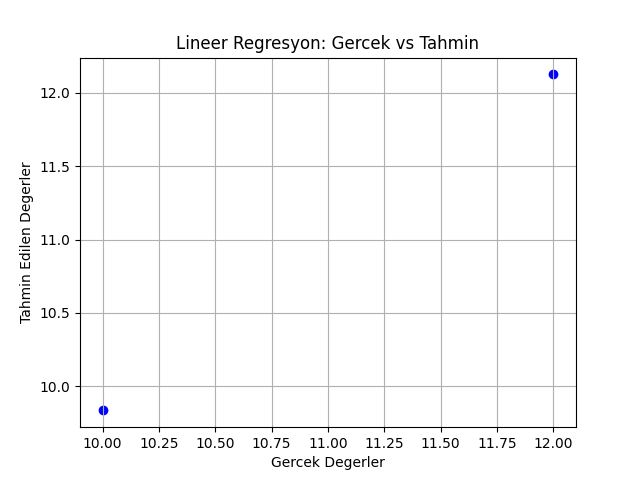
#> input picture lineer_regresyon_sonucu.png, 640 x 480 px, given in place of ornek.jpg, which was not available
$ python opencv.py
#> lines starting #> are read from the running program, lines starting #| are printed output that depends on the picture; after the words box and inside, x2 and y2 are one past the last pixel; in counts of white or black regions, pixels touching at a corner belong together; pictures that were not available may be replaced by others from this repository, and a replacement may not be noted
import cv2
import numpy as np

# Görüntüyü Yükleme ve Gösterme
img = cv2.imread("ornek.jpg")
#> img is the input picture: shape (480, 640, 3); mean B, G, R 249, 248.9, 248.9
cv2.imshow("Orijinal Goruntu", img)

# Görüntü Boyutunu Öğrenme
print("Boyut:", img.shape)
#| Boyut: (480, 640, 3)

# Görüntüyü Griye Tonlama
gray = cv2.cvtColor(img, cv2.COLOR_BGR2GRAY)
cv2.imshow("Gri Goruntu", gray)

# Görüntüyü Çevirme (flip)
flip_y = cv2.flip(img, 0)  # Dikey
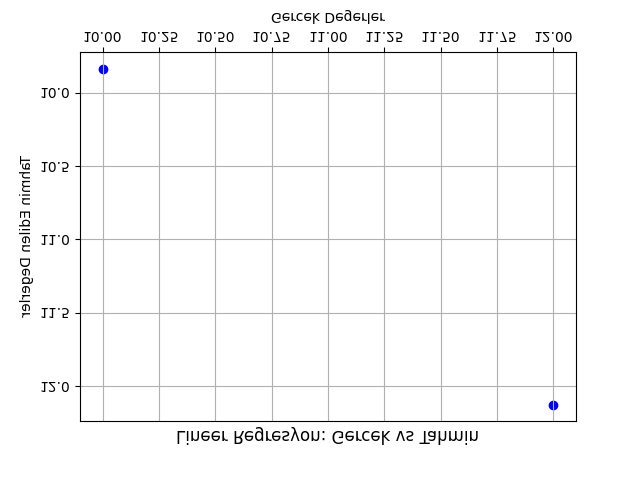
#> flip_y: shape (480, 640, 3); mean B, G, R 249, 248.9, 248.9
flip_x = cv2.flip(img, 1)  # Yatay
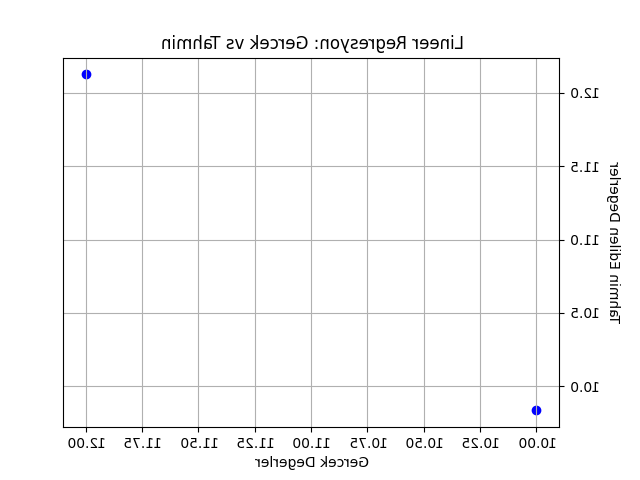
#> flip_x: shape (480, 640, 3); mean B, G, R 249, 248.9, 248.9
cv2.imshow("Dikey Cevirme", flip_y)
cv2.imshow("Yatay Cevirme", flip_x)

# Görüntü Boyutlandırma
resized = cv2.resize(img, (300, 300))
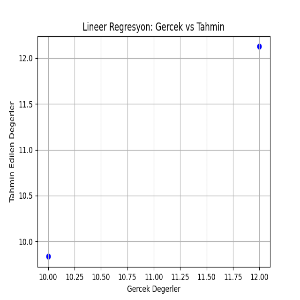
#> resized: shape (300, 300, 3); mean B, G, R 249, 249, 249
cv2.imshow("Yeniden Boyutlandirilmis", resized)

# Görüntüyü Döndürme
(h, w) = img.shape[:2]
#> h = 480; w = 640
center = (w // 2, h // 2)
#> center = (320, 240)
matrix = cv2.getRotationMatrix2D(center, 45, 1.0)
rotated = cv2.warpAffine(img, matrix, (w, h))
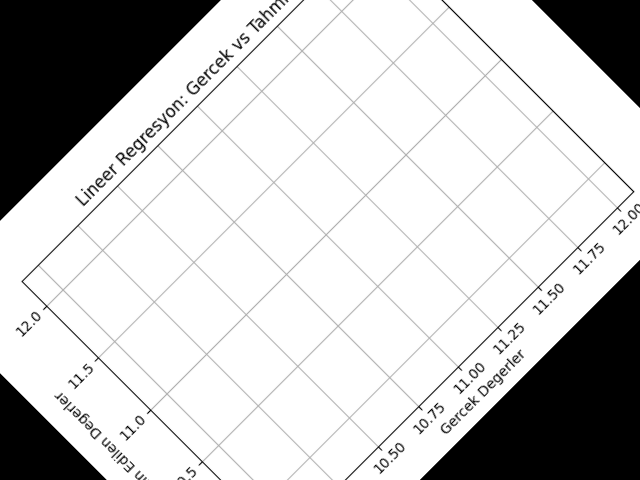
#> rotated: shape (480, 640, 3); min 0, max 255, mean 200
cv2.imshow("Dondurulmus", rotated)

# Görüntü Kanallarını Ayırma
b, g, r = cv2.split(img)
cv2.imshow("Mavi Kanal", b)
cv2.imshow("Yesil Kanal", g)
cv2.imshow("Kirmizi Kanal", r)

# Renk Kanallarını Değiştirme
merged = cv2.merge([r, g, b])
cv2.imshow("Kanallar Degistirildi", merged)

# Kamera Açma
cap = cv2.VideoCapture(0)
cv2.namedWindow("Kamera", cv2.WINDOW_NORMAL)
print("Kamerayi kapatmak icin 'q' tusuna basin.")
while True:
    ret, frame = cap.read()
    if not ret:
        break
    cv2.imshow("Kamera", frame)
    if cv2.waitKey(1) & 0xFF == ord("q"):
#> (key q is pressed here)
        break
cap.release()
cv2.destroyWindow("Kamera")

# Şekil Çizme
canvas = np.zeros((400, 400, 3), dtype="uint8")
cv2.line(canvas, (0, 0), (400, 400), (255, 0, 0), 2)
cv2.rectangle(canvas, (50, 50), (300, 300), (0, 255, 0), 3)
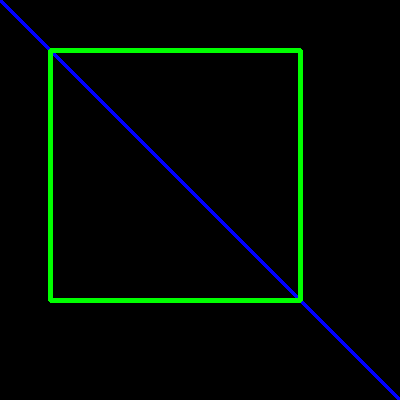
#> canvas: shape (400, 400, 3); mean of channels 0, 1, 2 3.1, 7.9, 0; drawn as B, G, R
cv2.circle(canvas, (200, 200), 50, (0, 0, 255), -1)
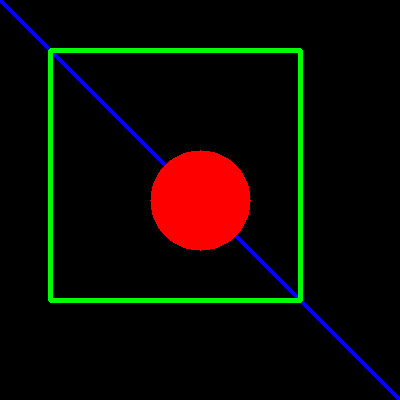
#> canvas: shape (400, 400, 3); 4.9% of pixels changed, all inside (x1, y1, x2, y2) = (150, 150, 251, 251); drawn as B, G, R
cv2.imshow("Cizimler", canvas)

# Görüntüden Parça Kesme
kesit = img[100:300, 100:300]
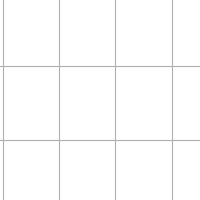
#> kesit: shape (200, 200, 3); min 176, max 255, mean 252.3
cv2.imshow("Kesit", kesit)

# Görüntüyü Kaydetme
cv2.imwrite("kaydedilen_goruntu.jpg", img)
print("Goruntu 'kaydedilen_goruntu.jpg' olarak kaydedildi.")

cv2.waitKey(0)
cv2.destroyAllWindows()
